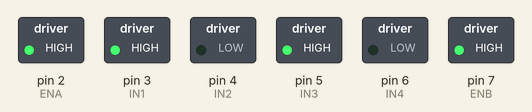
A sketch run on a simulated Arduino Uno, built with avr-gcc and run on an emulated ATmega328P. Parts: switched loads named in the sketch (green lamp = pin HIGH).

Above: at 0.1 s.
Timing chart, 0 to 1.6 s (numbered marks = the images above):
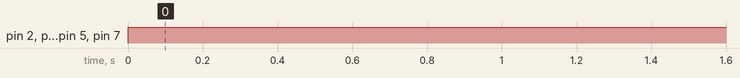

Measured:
- by itself, pin 2 (ENA), pin 3 (IN1), pin 5 (IN3), pin 7 (ENB): LOW → HIGH at 0.00 s

The sketch:

MotorTest.ino
```cpp
const int IN1 = 3;
const int IN2 = 4;
const int IN3 = 5;
const int IN4 = 6;
const int ENA = 2;
const int ENB = 7;


void setup() {

  pinMode (IN1, OUTPUT);
  pinMode (IN2, OUTPUT);
  pinMode (IN3, OUTPUT);
  pinMode (IN4, OUTPUT);
  pinMode (ENA, OUTPUT);
  pinMode (ENB, OUTPUT);

}

void loop() {
//control speed
  analogWrite(ENA, 255);
  analogWrite(ENB, 255);
//control direction
  digitalWrite(IN1, HIGH);
  digitalWrite(IN2, LOW);
  digitalWrite(IN3, HIGH);
  digitalWrite(IN4, LOW);


}
```
